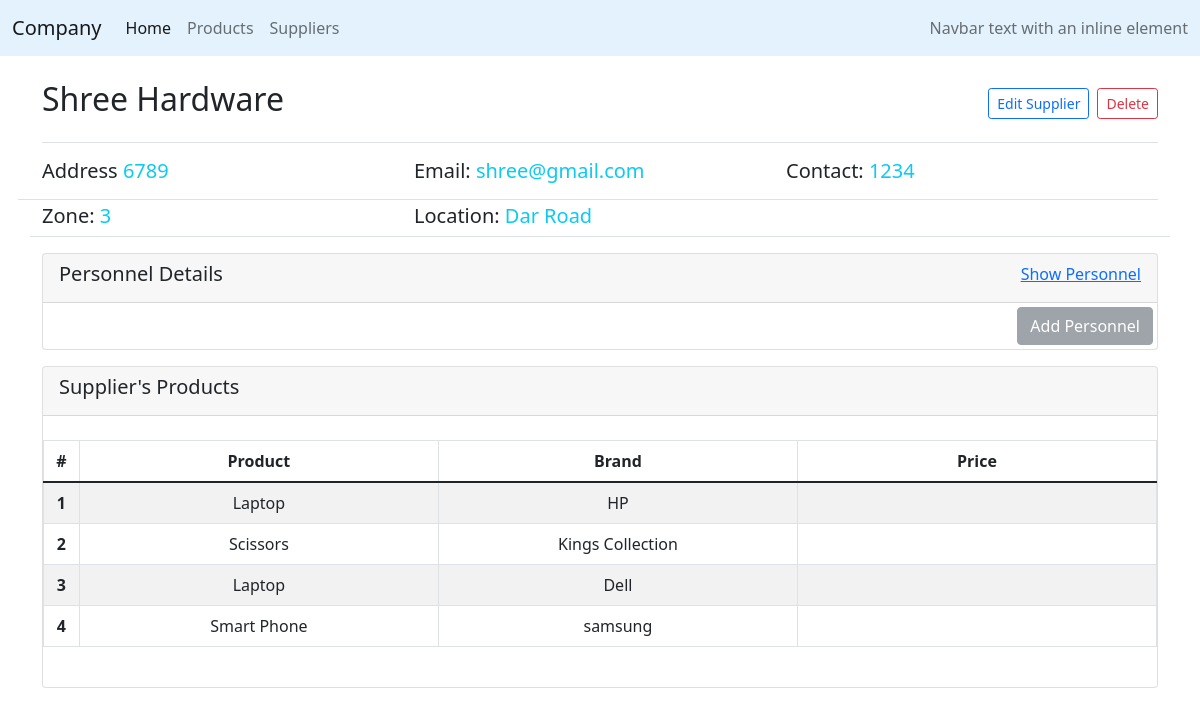
Page /company/suppliers/2 on the earlier database version.
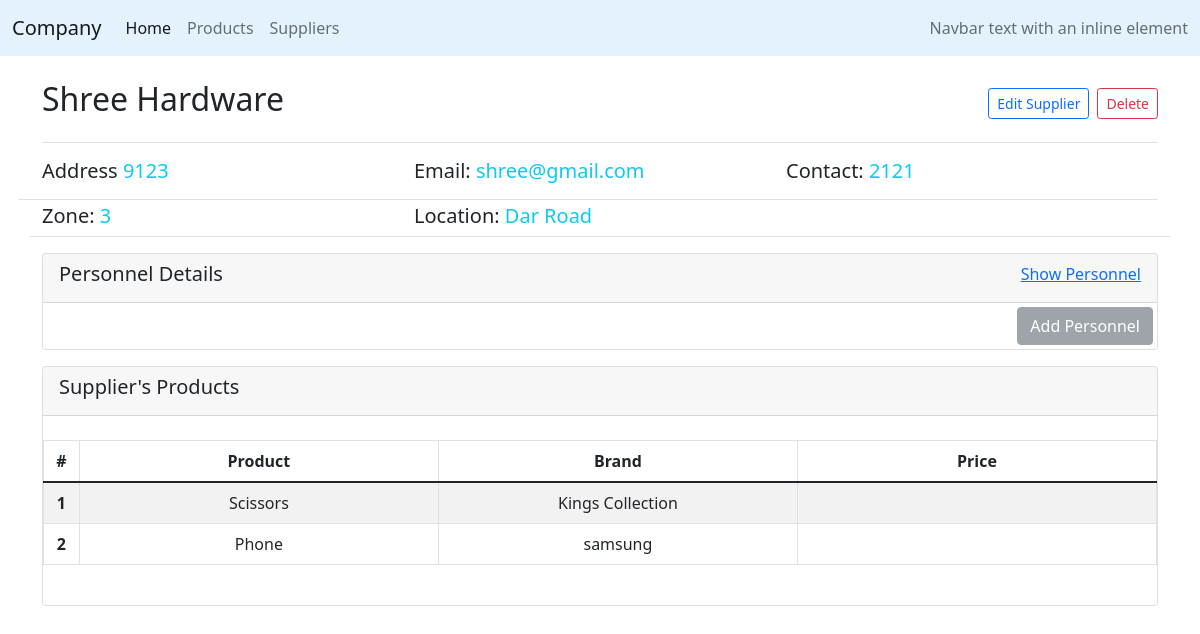
Same page on the later database version.
### company/models.py (models this page shows, shortened)
class Company(PolymorphicModel):
    id = models.BigAutoField(primary_key=True)
    nameS = models.CharField(max_length=64)

class Supplier(Company):
    address = models.IntegerField()
    email = models.CharField(max_length=64, default=0)
    contact = models.IntegerField()
    zone = models.IntegerField()
    location = models.CharField(max_length=64)

class Product(models.Model):
    id = models.BigAutoField(primary_key=True)
    category = models.IntegerField()
    nameP = models.CharField(max_length=64)
    brand = models.CharField(max_length=64)
    size = models.IntegerField()
    weight = models.IntegerField()
    description = models.TextField()

### company/views.py (the view, shortened to what this page needs)
# urls.py: path('suppliers/<int:id>', views.supplierDetail, name='supplierDetail'),
def supplierDetail(request, id):
    supplier = Supplier.objects.get(pk=id)
    personnel = supplier.personnel.all()
    zones = ["Zone 1: CBD", "Zone 2: Down Town", "Zone 3: Industrial Area"]
    products = Product.objects.all()
    if request.method == "PUT":
        data = json.loads(request.body)
        ES = data.get("updateSupplier")
        supplier.nameS = ES["nameS"]
        supplier.address = ES["address"]
        supplier.email = ES["email"]
        supplier.contact = ES["contact"]
        supplier.zone = ES["zone"]
        supplier.location = ES["location"]
        supplier.save()
        response_data = {
            "message": "Supplier Edited."
        }
        return JsonResponse(response_data, status=201)
    else:
        response_data = {
            "supplier": supplier,
            "personnel": personnel,
            "zones": zones,
            "products": products
        }
        return render(request, "company/supplierDetails.html", response_data)

### company/templates/company/supplierDetails.html (shortened to what this page needs)
{% extends "company/layout.html" %}
{% block body %}
<div class="container">
    <div class="d-flex justify-content-between border-bottom mt-4 pb-3">
        <div id="name">
            <h2>
                <span  class="sName">{{supplier.nameS}}</span>
            </h2>
        </div>
        <div class="d-flex align-items-center justify-content-between">
            <button class="btn btn-outline-primary btn-sm mx-2" id="editsupplier">Edit Supplier</button>
            <button class="btn btn-outline-danger btn-sm" id="deletesupplier">Delete</button>
        </div>
    </div>
    <div id="supplierDetails" class="row mt-3 border-bottom">
        <div class="border-bottom col-12 row pb-2">
            <h5 class="col-md-4">
                Address
                <span class="text-info sAddress">{{supplier.address}}</span>
            </h5>
            <h5 class="col-md-4">
                Email:
                <span class="text-info sEmail">{{supplier.email}}</span>
            </h5>
            <h5 class="col-md-4">
                Contact:
                <span class="text-info sContact">{{supplier.contact}}</span>
        </div>
        <div class="col-12 pt-1 row">
            <h5 class="col-md-4">
                Zone:
                <span class="text-info sZone">{{supplier.zone}}</span>
            </h5>
            <h5 class="col-md-6">
                Location:
                <span class="text-info sLocation">{{supplier.location}}</span>
            </h5>
        </div>
    </div>
    <div class="card mt-3" id="personnelSection">
        <div class="card-header d-flex justify-content-between">
            <h5>Personnel Details</h5>
            <a class="showPersonnel">Show Personnel</a>
        </div>
        <div class="d-flex flex-row-reverse m-1">
            <button class="btn btn-secondary" id="addPerson">Add Personnel</button>
        </div>
    </div>
    <div class="card mt-3" id="productSection">
        <div class="card-header">
            <h5>Supplier's Products</h5>
        </div>
        <div class="table-responsive my-4" id="products">
            <table class="table table-striped table-bordered table-hover">
                <thead>
                  <tr>
                    <th scope="col" style="width:3%" class="text-center">#</th>
                    <th scope="col" style="width:30%" class="text-center">Product</th>
                    <th scope="col" style="width:30%" class="text-center">Brand</th>
                    <th scope="col" style="width:30%" class="text-center">Price</th>
                  </tr>
                </thead>
                <tbody id="productsTable">
                    {% for product in products %}
                        <tr id="{{person.id}}">
                            <th scope="row" class="rowCounter text-center"></th>
                            <td id="nameP" class="text-center" >{{product.nameP}}</td>
                            <td id="brand" class="text-center">{{product.brand}}</td>
                            <td id="price" class="text-center">{{product.price}}</td>
                        </tr>
                    {% endfor %}
                </tbody>
            </table>
        </div>
    </div>
</div>
{%endblock%}
{% load static %}

### company/templates/company/layout.html (shortened to what this page needs)
{%load static%}
<!DOCTYPE html>
<html lang="en">
<head>
    <link href="{% static 'company/styles.css' %}?{% now 'U' %}" rel="stylesheet" type="text/css" >
    <link href="https://cdn.jsdelivr.net/npm/bootstrap@5.1.3/dist/css/bootstrap.min.css" rel="stylesheet">
    <link rel="stylesheet" href="https://use.fontawesome.com/releases/v5.8.1/css/all.css">
</head>
<body>
    <div>
        <nav class="navbar navbar-expand-lg navbar-light " style="background-color: #e3f2fd;">
            <div class="container-fluid">
              <a class="navbar-brand" href="#">Company</a>
              <div class="collapse navbar-collapse" id="navbarText">
                <ul class="navbar-nav me-auto mb-2 mb-lg-0">
                  <li class="nav-item">
                    <a class="nav-link active" aria-current="page" href="#">Home</a>
                  </li>
                  <li class="nav-item">
                    <a class="nav-link" href="{% url 'company:products' %}">Products</a>
                  </li>
                  <li class="nav-item">
                    <a class="nav-link" href="{% url 'company:suppliers' %}">Suppliers</a>
                  </li>
                </ul>
                <span class="navbar-text">
                  Navbar text with an inline element
                </span>
              </div>
            </div>
          </nav>
    </div>
    <div class="body">
      {%block body%}
      {%endblock%}
    </div>
</body>
</html>

### company/static/company/styles.css (style rules this page uses)
table { counter-reset: rowCount; }
.rowCounter::before { counter-increment: rowCount; content: counter(rowCount); }
.showPersonnel, .hidePersonnel { cursor: pointer; }
a { cursor: pointer; }

Differences in the rows shown:
removed Product: nameP "Laptop", brand "HP"
removed Product: nameP "Laptop", brand "Dell"
removed Product: nameP "Smart Phone", brand "samsung"
changed Supplier "shree@gmail.com": address "6789" → "9123"; contact "1234" → "2121"
added Product: nameP "Phone", brand "samsung"
